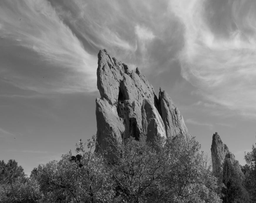
#> input picture mountains.png, 256 x 203 px, shrunk from 890 x 706 before the run
$ jupyter execute Canny_Edge_Detector_From_Scratch.ipynb   (shell and % lines are left out)
#> lines starting #> are read from the running program, lines starting #| are printed output that depends on the picture
# Canny edge detector from scratch

[cell 1]
from __future__ import print_function
import cv2
import numpy as np
from PIL import Image
import matplotlib.pyplot as plt
from scipy.signal import convolve2d
import math
from scipy.ndimage import gaussian_filter

Let's work on a mountain photo !

[cell 2]
img   = cv2.imread('mountains.png')
#> img is the input picture: shape (203, 256, 3); min 0, max 222, mean 121.3
img   = cv2.cvtColor(img, cv2.COLOR_RGB2GRAY)
#> img: shape (203, 256)

scale_percent = 30
width = int(img.shape[1] * scale_percent / 100)
#> width = 76
height = int(img.shape[0] * scale_percent / 100)
#> height = 60
dim = (width, height)
#> dim = (76, 60)
# resize image
img_resized = cv2.resize(img, dim, interpolation = cv2.INTER_AREA)

plt.figure(figsize=(5,5));
plt.title("The mountain");
plt.imshow(img_resized,cmap='gray');

## 1. The Bilateral Filter

### Custom Gaussian filtering

First of all, I wanted to implement my own gaussian-filtering function. Let's do so :

[cell 3]
def g(x,sigma):
    return (1/math.sqrt(2*math.pi*sigma*sigma))*math.exp(-x/(2*sigma*sigma))

def GaussianFiltering(img,sigma,filter_size):

    filter_center = math.ceil(filter_size/2)


    ## Let's first padd the image correctly
    padd_to_add = math.floor(filter_size/2) ## number of row to add
    img_height = img.shape[0]
    img_width = img.shape[1]
    padding = np.zeros((img_height+2*padd_to_add,img_width+2*padd_to_add))
    padding[padd_to_add:img_height+padd_to_add,padd_to_add:img_width+padd_to_add] =img
    padded_img = padding

    ## Let's create the kernel

    filter_distance_matrix=[]
    gauss_matrix=[]
    for i in range(1,filter_size+1):
        resline_distance=[]
        resline_gauss=[]
        for j in range(1,filter_size+1):
            res_distance= (filter_center-i)**2+(filter_center-j)**2
            res_gauss = g(res_distance,sigma)

            resline_gauss.append(res_gauss)
            resline_distance.append(res_distance)

        filter_distance_matrix.append(resline_distance)
        gauss_matrix.append(resline_gauss)

    gauss_matrix=np.array(gauss_matrix)
    gauss_matrix=gauss_matrix/(gauss_matrix.sum())


    ## Let's filter the image

    imgG=[]
    for i in range (padd_to_add,padded_img.shape[0]-padd_to_add):
        resline=[]
        for j in range (padd_to_add,padded_img.shape[1]-padd_to_add):
            res=0
            h2=0
            k2=0
            for k1 in range(int(i-(filter_size-1)/2),int(i+(filter_size-1)/2)+1):
                h2=0
                for h1 in range(int(j-(filter_size-1)/2),int(j+(filter_size-1)/2)+1):

                    Iq = padded_img[k1][h1]
                    res= res+ Iq * gauss_matrix[k2][h2]


                    h2+=1
                k2+=1
            resline.append(res)
        imgG.append(resline)
    return(np.array(imgG))

[cell 4]
imgG = GaussianFiltering(img_resized,sigma=3,filter_size=9)
#> in GaussianFiltering, `padding[padd_to_add:img_height+padd_to_add,padd_to_add:img_width+padd_..`:
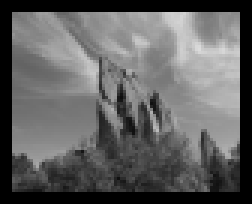
#> padding: shape (68, 84) float64 (shown 3 times larger); min 0, max 220, mean 96.8
#> after the loop in GaussianFiltering, `for i in range (padd_to_add,padded_img.shape[0]-padd_to_add):`: imgG = 60 items

plt.figure(figsize=(10,10))
plt.subplot(1,2,2)
plt.imshow(imgG,cmap='gray');
plt.title("Filtered image");
plt.subplot(1,2,1)
plt.title("Original image");
plt.imshow(img,cmap='gray');
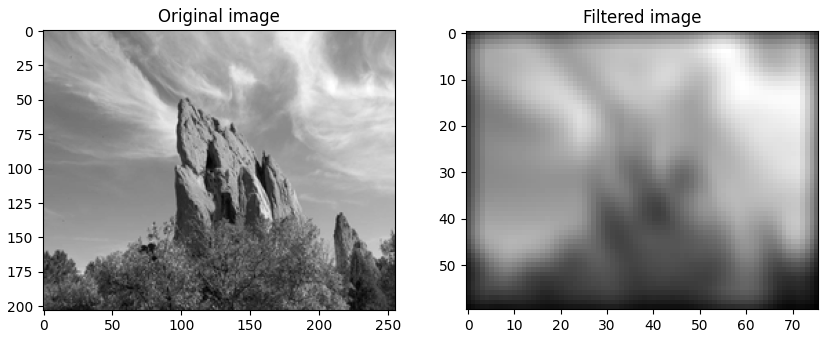
#> figure drawn by matplotlib, 2 panels

This function is efficient in term of filtering, but has a verry poor time of execution. The reason why the scipy implementation is faster is that the Gaussian filtering is parallelized along both axis as the transformation is separable.

The drawback of my custom implementation is then the computational time preventing it from using too large filters.

## Bilateral smoothing

Now let's implement a bilateral filtering

[cell 5]
def g(x,sigma):
    return (1/math.sqrt(2*math.pi*sigma*sigma))*math.exp(-x/(2*sigma*sigma))

def g2(x,sigma):
    return (1/math.sqrt(2*math.pi*sigma*sigma))*math.exp(-x*x/(2*sigma*sigma))


def bilateral_filtering(img,sigma,filter_size):
    gaussImg=[]
    filter_center = math.ceil(filter_size/2)

    ## Let's first padd the image correctly

    padd_to_add = math.floor(filter_size/2)
    img_height = img.shape[0]
    img_width = img.shape[1]
    padding = np.zeros((img_height+2*padd_to_add,img_width+2*padd_to_add))
    padding[padd_to_add:img_height+padd_to_add,padd_to_add:img_width+padd_to_add] =img
    padded_img = padding

    ## Let's create the kernel

    filter_distance_matrix=[]
    gauss_matrix=[]
    for i in range(1,filter_size+1):
        resline_distance=[]
        resline_gauss=[]
        for j in range(1,filter_size+1):
            res_distance= (filter_center-i)**2+(filter_center-j)**2
            res_gauss = g(res_distance,sigma)

            resline_gauss.append(res_gauss)
            resline_distance.append(res_distance)
        filter_distance_matrix.append(resline_distance)
        gauss_matrix.append(resline_gauss)
    gauss_matrix=np.array(gauss_matrix)
    gauss_matrix=gauss_matrix/(gauss_matrix.sum())

    ## Let's filter the image

    imgB=[]
    for i in range (padd_to_add,padded_img.shape[0]-padd_to_add):
        resline=[]
        for j in range (padd_to_add,padded_img.shape[1]-padd_to_add):
            res=0
            Wp=0
            h2=0
            k2=0
            Ip = padded_img[i][j]
            for k1 in range(int(i-(filter_size-1)/2),int(i+(filter_size-1)/2)+1):
                h2=0
                for h1 in range(int(j-(filter_size-1)/2),int(j+(filter_size-1)/2)+1):
                    Iq = padded_img[k1][h1]
                    res +=  Iq * gauss_matrix[k2][h2] *g((Ip/255)**2 - (Iq/255)**2,1)
                    Wp += gauss_matrix[k2][h2]*g((Ip/255)**2 - (Iq/255)**2,1)
                    h2+=1
                k2+=1
            resline.append(res/Wp)
        imgB.append(resline)
    return(np.array(imgB))

[cell 6]
imgB3 = bilateral_filtering(img_resized,sigma=3,filter_size=3)
imgB5 = bilateral_filtering(img_resized,sigma=3,filter_size=5)
#> call 2 of bilateral_filtering, with sigma = 3, filter_size = 5
#> in bilateral_filtering (call 2), `padding[padd_to_add:img_height+padd_to_add,padd_to_add:img_width+padd_..`:
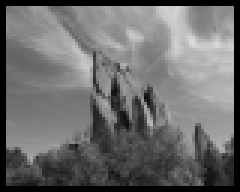
#> padding: shape (64, 80) float64 (shown 3 times larger); min 0, max 220, mean 108

plt.figure(figsize=(20,20))
plt.subplot(1,4,1)
plt.imshow(img,cmap='gray')
plt.title("Original image")

plt.subplot(1,4,2)
plt.imshow(imgG,cmap='gray')
plt.title("Gaussian filtering")


plt.subplot(1,4,3)
plt.imshow(imgB3,cmap='gray')
plt.title("Bilateral filtering - 3 neighbours")

plt.subplot(1,4,4)
plt.imshow(imgB5,cmap='gray')
plt.title("Bilateral filtering - 5 neighbours")

Here we clearly can see the advantage of using a Bilateral smoothing over Gaussian smoothing. Indeed the Gaussian smoothing blurs all the image and destroy edges information. On the other hand, bilateral smoothing tries to preserve edges information and blurs only plain parts of the image.

We also note that the bigger the kernel is, the blurier the image and the edges are.

## 2. The Canny edge detector

For computational reasons, let's use the scipy implementation of Gaussian smoothing.

[cell 7]
def gaussian_smoothing(img,sigma):
    img_gaus = gaussian_filter(img,sigma)
    return (img_gaus)

We use Sobel's kernel to compute the gradient along both axis, and then compute magnitude & direction

[cell 8]
def gradient(img):
    kernel_sobel_x =np.array([[-1,-2,-1],[0,0,0],[1,2,1]])
    kernel_sobel_y =np.array([[-1,0,1],[-2,0,2],[-1,0,1]])

    sobel_x = convolve2d(img/255,kernel_sobel_x)
    sobel_y = convolve2d(img/255,kernel_sobel_y)

    magnitude= np.sqrt(sobel_x**2+sobel_y**2)
    direction = (np.arctan(sobel_y/(sobel_x+0.0001)))+(math.pi/2)

    return(magnitude,direction)

Let's visualize the output of this function

[cell 9]
gradient_ = gradient(img_resized)


plt.figure(figsize=(20,20))

plt.subplot(1,2,1)
plt.title("Magnitude")
plt.imshow(gradient_[0],cmap='gray')
plt.subplot(1,2,2)
plt.title("Direction")
plt.imshow(gradient_[1],cmap='gray')

We note that we already have a good idea of the location of edges with the magnitude information, but we can do better. We are going to keep only the most significant gradients. To do so, let's first quantitize or direction into four groups

[cell 10]
def quantitizer(direction):


    direction_1  = np.array([direction<(math.pi/8)]).astype(int)
    direction_1 =direction_1*(0)


    direction_2 = np.array([(direction<3*math.pi/8) & (direction>=(math.pi/8))])
    direction_2 =direction_2*(math.pi/4)


    direction_3 = np.array([(direction<5*math.pi/8) & (direction>=(3*math.pi/8))])
    direction_3 =direction_3*(math.pi/2)

    direction_4 = np.array([(direction<7*math.pi/8) & (direction>=(5*math.pi/8))])
    direction_4 =direction_4*(3*math.pi/4)


    direction_5 = np.array([(direction>=(7*math.pi/8))])
    direction_5 =direction_5*0


    direction_final = direction_1+direction_2+direction_3+direction_4+direction_5

    direction_final=np.array(direction_final)[0]

    return(direction_final)

[cell 11]
gradient_ = gradient(img_resized)
direction = gradient_[1]
direction_final = quantitizer(direction)

plt.figure(figsize=(20,20))

plt.subplot(1,2,1)
plt.title("Original directions")
plt.imshow(direction,cmap='gray')

plt.subplot(1,2,2)
plt.title("Quantitized directions")
plt.imshow(direction_final,cmap='gray')

Now that have quantitized direction, we can remove gradients with low information compared to his neighbours in the perpendicular direction.

[cell 12]
def non_maximum_suppression(g_magnitude, g_dir):

    new_g_magnitude = np.copy(g_magnitude)

    shape = g_dir.shape

    for i in range (1, shape[0]-1):
        for j in range (1, shape[1]-1):
            x=0
            y=0
            direction = g_dir[i][j]


            if(direction==0):
                x1=0
                y1=1
                x2=0
                y2=-1
            elif(direction==math.pi/4):
                x1=1
                y1=-1
                x2=-1
                y2=1
            elif(direction==math.pi/2):
                x1=-1
                y1=0
                x2=1
                y2=0
            elif(direction==3*math.pi/4):
                x1=1
                y1=1
                x2=-1
                y2=-1
            else:
                print('ERROR')

            neigh1= g_magnitude[i+x1][j+y1]
            neigh2= g_magnitude[i+x2][j+y2]
            mag = g_magnitude[i][j]

            if(neigh1 >= mag or neigh2>=mag):

                new_g_magnitude[i][j]=0
    return(new_g_magnitude)

[cell 13]
gradient_ = gradient(img_resized)
magnitude = gradient_[0]
direction = gradient_[1]
direction_final = quantitizer(direction)
new_magnitude = non_maximum_suppression(magnitude, direction_final)
#> after the loop in non_maximum_suppression, `for i in range (1, shape[0]-1):`:
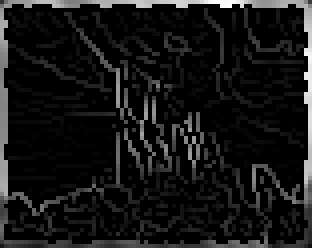
#> new_g_magnitude: shape (62, 78) float64 (shown 4 times larger); min 0, max 3.26, mean 0.285; drawn with min black and max white

plt.figure(figsize=(20,20))
plt.subplot(1,2,1)
plt.title("Original magnitude")
plt.imshow(magnitude,cmap='gray')

plt.subplot(1,2,2)
plt.title("Relevant magnitude")
plt.imshow(new_magnitude,cmap='gray')

Let's double-threshold (high&low) this new magnitude

[cell 14]
def double_thresholding(mag,thresh_lo, thresh_hi):
    new_mag = np.copy(mag)
    max_grad = mag.max()
    low_trheshold = max_grad*thresh_lo
    high_trheshold = max_grad*thresh_hi
    shape= mag.shape
    for i in range(0,shape[0]):
        for j in range(0,shape[1]):
            magij = mag[i][j]
            if(magij<low_trheshold):
                new_mag[i][j]=0
            elif((magij<high_trheshold) and (magij>=low_trheshold)):
                new_mag[i][j]=1
            else:
                new_mag[i][j]=2
    return( new_mag)

[cell 15]
gradient_ = gradient(img_resized)
magnitude = gradient_[0]
direction = gradient_[1]
direction_final = quantitizer(direction)
new_magnitude = non_maximum_suppression(magnitude, direction_final)
double_trhesholded_magnitude = double_thresholding(new_magnitude,0.1, 0.2)
#> in double_thresholding, `max_grad = mag.max()`: max_grad = 3.26
#> in double_thresholding, `low_trheshold = max_grad*thresh_lo`: low_trheshold = 0.326
#> in double_thresholding, `high_trheshold = max_grad*thresh_hi`: high_trheshold = 0.652

plt.figure(figsize=(20,20))
plt.subplot(1,3,1)
plt.title("Original magnitude")
plt.imshow(magnitude,cmap='gray')

plt.subplot(1,3,2)
plt.title("Relevant magnitude")
plt.imshow(new_magnitude,cmap='gray')

plt.subplot(1,3,3)
plt.title("Double thresholded magnitude")
plt.imshow(double_trhesholded_magnitude,cmap='gray')

Lastly we can connect the edges

[cell 16]
def connect_edge(mag):
    new_mag = np.copy(mag)*0
    shape= new_mag.shape
    for i in range (1, shape[0]-1):
        for j in range (1, shape[1]-1):
            if(mag[i][j]==2):
                new_mag[i][j]=1
            if(mag[i][j]==0):
                new_mag[i][j]=0
            else:
                n1=mag[i-1][j-1]
                n2=mag[i][j-1]
                n3=mag[i+1][j-1]
                n4=mag[i-1][j]
                n5=mag[i+1][j]
                n6=mag[i-1][j+1]
                n7=mag[i][j+1]
                n8=mag[i+1][j+1]

                if( n1==2 or n2==2 or n3==2 or n4==2 or n5==2 or n6==2 or n8==2 ):
                    new_mag[i][j]=1
                else:
                    new_mag[i][j]=0
    return new_mag

[cell 17]
gradient_ = gradient(img_resized)
magnitude = gradient_[0]
direction = gradient_[1]
direction_final = quantitizer(direction)
new_magnitude = non_maximum_suppression(magnitude, direction_final)
double_trhesholded_magnitude = double_thresholding(new_magnitude,0.1, 0.2)
connected_magnitude = connect_edge(double_trhesholded_magnitude)
#> in connect_edge, `new_mag = np.copy(mag)*0`: new_mag: shape (62, 78) float64; every value is 0
#> after the loop in connect_edge, `for i in range (1, shape[0]-1):`:
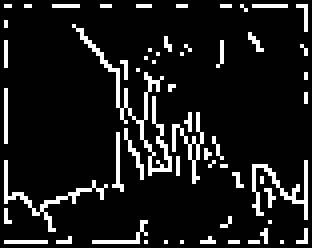
#> new_mag: shape (62, 78) float64 (shown 4 times larger); values 0 (black) and 1 (white), 10.5% white in thin lines or dots

plt.figure(figsize=(15,15))
plt.subplot(2,2,1)
plt.title("Original magnitude")
plt.imshow(magnitude,cmap='gray')

plt.subplot(2,2,2)
plt.title("Relevant magnitude")
plt.imshow(new_magnitude,cmap='gray')

plt.subplot(2,2,3)
plt.title("Double thresholded magnitude")
plt.imshow(double_trhesholded_magnitude,cmap='gray')

plt.subplot(2,2,4)
plt.title("Connected magnitude")
plt.imshow(connected_magnitude,cmap='gray')

[cell 18]
def canny_edge_detector(img,sigma, thresh_lo=0.1, thresh_hi=0.2,smoothing_type='gauss'):
    """
    The Canny edge detector.

    Inputs:
        img              The input image
        thresh_lo        The fraction of the maximum gradient magnitude which will
                         be considered the lo threshold.
        thresh_hi        The fraction of the maximum gradient magnitude which will
                         be considered the hi threshold. Ideally should be 2x to 3x
                         thresh_lo.

    Outputs:
        edge_img         A binary image, with pixels lying on edges marked with a 1,
                         and others with a 0.
    """
    ##1
    if(smoothing_type=="gauss"):
        filtered_img= gaussian_smoothing(img,sigma)
    else:
        filtered_img= bilateral_filtering(img,sigma,3)
    ##2
    (mag,direction)= gradient(filtered_img)
    ##3_1
    direction=quantitizer(direction)
    ##3_1
    mag=non_maximum_suppression(mag, direction)
    ##4
    mag = double_thresholding(mag,thresh_lo,thresh_hi)
    ##5
    mag = connect_edge(mag)
    return mag

[cell 19]
edges = canny_edge_detector(img_resized,0.6, thresh_lo=0.1, thresh_hi=0.2,smoothing_type='gauss')
#> after the loop in non_maximum_suppression (call 4), `for i in range (1, shape[0]-1):`:
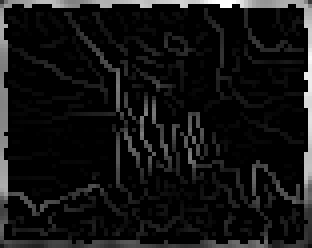
#> new_g_magnitude: shape (62, 78) float64 (shown 4 times larger); min 0, max 3.22, mean 0.251; drawn with min black and max white
#> after the loop in connect_edge (call 2), `for i in range (1, shape[0]-1):`:
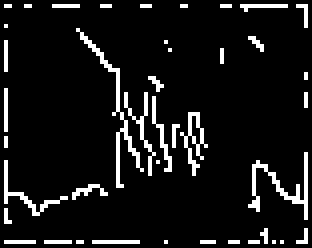
#> new_mag: shape (62, 78) float64 (shown 4 times larger); values 0 (black) and 1 (white), 8.6% white in thin lines or dots

plt.figure(figsize=(15,15))
plt.subplot(1,3,1)
plt.title("Original image")
plt.imshow(img_resized,cmap='gray')

plt.subplot(1,3,2)
plt.title("Detected edges")
plt.imshow(edges,cmap='gray')

plt.subplot(1,3,3)
plt.title("Result ")
plt.imshow(img_resized,cmap='gray')
plt.imshow(edges,alpha=0.4)

Let's see the influence of the sigma parameter on the result

[cell 20]
edge_1_gauss = canny_edge_detector(img_resized,sigma=0.1,thresh_lo=0.1,thresh_hi=0.2,smoothing_type='gauss')
edge_2_gauss = canny_edge_detector(img_resized,sigma=0.5,thresh_lo=0.1,thresh_hi=0.2,smoothing_type='gauss')
#> in quantitizer (call 7), `direction_final=np.array(direction_final)[0]`:
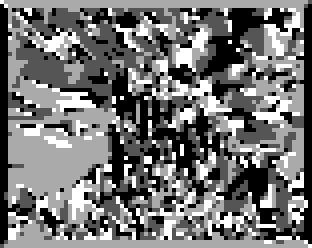
#> direction_final: shape (62, 78) float64 (shown 4 times larger); min 0, max 2.36, mean 1.07; drawn with min black and max white
#> after the loop in connect_edge (call 4), `for i in range (1, shape[0]-1):`:
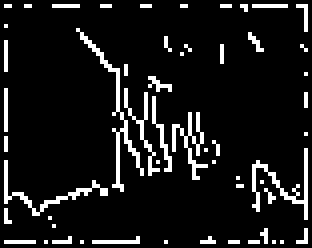
#> new_mag: shape (62, 78) float64 (shown 4 times larger); values 0 (black) and 1 (white), 9.5% white in thin lines or dots
edge_3_gauss = canny_edge_detector(img_resized,sigma=1,thresh_lo=0.1,thresh_hi=0.2,smoothing_type='gauss')
#> in gradient (call 9), `magnitude= np.sqrt(sobel_x**2+sobel_y**2)`:
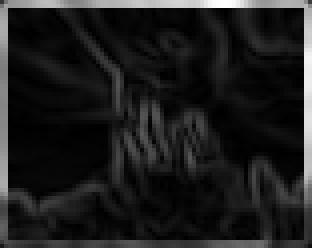
#> magnitude: shape (62, 78) float64 (shown 4 times larger); min 2.22e-16, max 3.21, mean 0.383; drawn with min black and max white
edge_4_gauss = canny_edge_detector(img_resized,sigma=1.5,thresh_lo=0.1,thresh_hi=0.2,smoothing_type='gauss')
edge_5_gauss = canny_edge_detector(img_resized,sigma=2,thresh_lo=0.1,thresh_hi=0.2,smoothing_type='gauss')

plt.figure(figsize=(15,15))
plt.subplot(1,5,1)
plt.imshow(img_resized,cmap='gray')
plt.imshow(edge_1_gauss,alpha=0.6)
plt.title('SIGMA = 0.1')

plt.subplot(1,5,2)
plt.imshow(img_resized,cmap='gray')
plt.imshow(edge_2_gauss,alpha=0.6)
plt.title('SIGMA = 0.5')

plt.subplot(1,5,3)
plt.imshow(img_resized,cmap='gray')
plt.imshow(edge_3_gauss,alpha=0.6)
plt.title('SIGMA = 1')

plt.subplot(1,5,4)
plt.imshow(img_resized,cmap='gray')
plt.imshow(edge_4_gauss,alpha=0.6)
plt.title('SIGMA = 1.5')

plt.subplot(1,5,5)
plt.imshow(img_resized,cmap='gray')
plt.imshow(edge_5_gauss,alpha=0.6)
plt.title('SIGMA = 2')

We note that as expected the more the image is smoothed the more information is lost.

If we want to capture strong edges we should set sigma to a high value. On the contrary to capture small detail, we should set sigma to a low value

We saw that gaussian smoothing delete the edges information. It would be interesting to try a bilateral smoothing instead of gaussian smoothing

[cell 21]
edge_1_bi = canny_edge_detector(img_resized,sigma=0.1,thresh_lo=0.1,thresh_hi=0.2,smoothing_type='bi')
edge_2_bi = canny_edge_detector(img_resized,sigma=0.5,thresh_lo=0.1,thresh_hi=0.2,smoothing_type='bi')
edge_3_bi = canny_edge_detector(img_resized,sigma=1,thresh_lo=0.1,thresh_hi=0.2,smoothing_type='bi')
edge_4_bi = canny_edge_detector(img_resized,sigma=1.5,thresh_lo=0.1,thresh_hi=0.2,smoothing_type='bi')
edge_5_bi = canny_edge_detector(img_resized,sigma=2,thresh_lo=0.1,thresh_hi=0.2,smoothing_type='bi')
